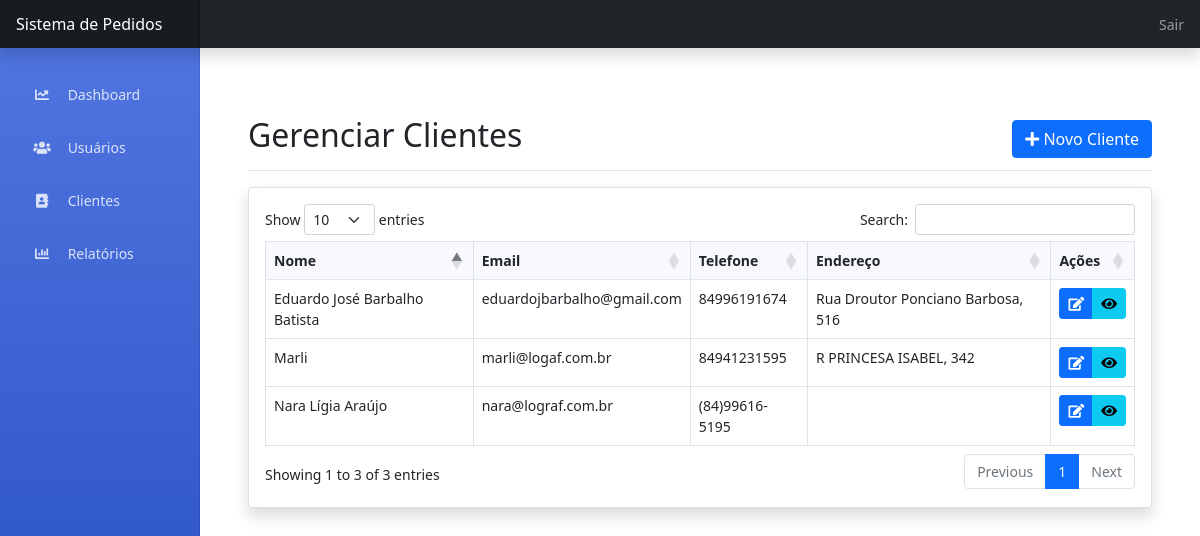
Screenshot of /admin/clientes (signed in) with the database file from the repository.
### app.py (models this page shows)
class Cliente(db.Model):
    id = db.Column(db.Integer, primary_key=True)
    nome = db.Column(db.String(100), nullable=False)
    email = db.Column(db.String(120))
    telefone = db.Column(db.String(20))
    endereco = db.Column(db.Text)
    pedidos = db.relationship('Pedido', backref='cliente', lazy=True)

### app.py (the view)
@app.route('/admin/clientes')
@login_required
def admin_clientes():
    if current_user.tipo != 'admin':
        flash('Acesso não autorizado!', 'danger')
        return redirect(url_for('index'))
    clientes = Cliente.query.all()
    return render_template('admin/clientes.html', clientes=clientes)

### app.py (called while the page is built)
@login_manager.user_loader
def load_user(user_id):
    return Usuario.query.get(int(user_id))

### templates/admin/clientes.html (shortened to what this page needs)
{% extends "base.html" %}
{% block content %}
<div class="container-fluid">
    <div class="d-flex justify-content-between flex-wrap flex-md-nowrap align-items-center pt-3 pb-2 mb-3 border-bottom">
        <h1 class="h2">Gerenciar Clientes</h1>
        <div class="btn-toolbar mb-2 mb-md-0">
            <a href="{{ url_for('admin_novo_cliente') }}" class="btn btn-primary">
                <i class="fas fa-plus"></i> Novo Cliente
            </a>
        </div>
    </div>
    <div class="card shadow mb-4">
        <div class="card-body">
            <div class="table-responsive">
                <table class="table table-bordered" id="dataTable" width="100%" cellspacing="0">
                    <thead>
                        <tr>
                            <th>Nome</th>
                            <th>Email</th>
                            <th>Telefone</th>
                            <th>Endereço</th>
                            <th>Ações</th>
                        </tr>
                    </thead>
                    <tbody>
                        {% for cliente in clientes %}
                        <tr>
                            <td>{{ cliente.nome }}</td>
                            <td>{{ cliente.email }}</td>
                            <td>{{ cliente.telefone }}</td>
                            <td>{{ cliente.endereco }}</td>
                            <td>
                                <div class="btn-group">
                                    <a href="{{ url_for('admin_editar_cliente', id=cliente.id) }}"
                                       class="btn btn-sm btn-primary" title="Editar">
                                        <i class="fas fa-edit"></i>
                                    </a>
                                    <a href="{{ url_for('admin_visualizar_cliente', id=cliente.id) }}"
                                       class="btn btn-sm btn-info" title="Visualizar">
                                        <i class="fas fa-eye"></i>
                                    </a>
                                </div>
                            </td>
                        </tr>
                        {% endfor %}
                    </tbody>
                </table>
            </div>
        </div>
    </div>
</div>
{% endblock %}

### templates/base.html (style rules this page uses)
body { font-size: .875rem; }
.container-fluid { padding-top: 1.5rem; }
.d-flex.justify-content-between { margin-top: 20px; margin-bottom: 30px; padding: 15px 0; }
.table th { background-color: #f8f9fc; border-bottom: 2px solid #e3e6f0; }
.btn-group .btn { padding: 0.25rem 0.5rem; font-size: 0.875rem; }
.btn-group .btn i { font-size: 0.875rem; }

### rows the page displays
Cliente: nome "Nara Lígia Araújo", email "nara@lograf.com.br", telefone "(84)99616-5195"
Cliente: nome "Eduardo José Barbalho Batista", email "eduardojbarbalho@gmail.com", telefone "84996191674", endereco "Rua Droutor Ponciano Barbosa, 516"
Cliente: nome "Marli", email "marli@logaf.com.br", telefone "84941231595", endereco "R PRINCESA ISABEL, 342"
